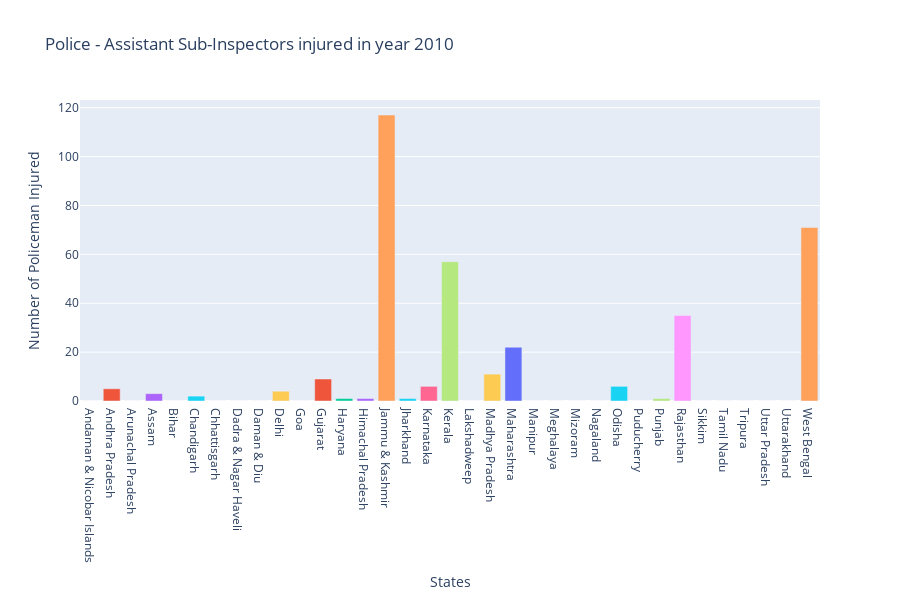

Here is the notebook cell this chart was saved with:
### Code cell
year = set1['Year'].values
vals = set1['Police_Injured_Total_Policemen'].values
groupname = list(set(set1['Group_Name'].values))
# print(groupname)

gn = set1['Group_Name'].values
fvals =[]
states = set1['Area_Name'].values
fstates = []
for i in range(len(vals)):
    if ((year[i] == 2010) and (gn[i] == 'Police - Assistant Sub-Inspectors')):
        fvals.append(vals[i])
        fstates.append(states[i])
named_colorscales = px.colors.named_colorscales()
fig = px.bar(set1, x=fstates, y=fvals, title="Police - Assistant Sub-Inspectors injured in year 2010",height=600 ,color= named_colorscales[:len(fvals)])
fig.update_layout(xaxis_title="States",
    yaxis_title="Number of Policeman Injured")
fig.update_layout(showlegend=False)
fig.show()

#Sub Inspectors were highly injured in West bengal, Kerela and Jammu & Kashmir

### Figure 1 — Plotly figure (JSON) as saved in the notebook; plotly's stock layout.template omitted (floating-point values rounded to 4 significant figures)
{"data": [{"alignmentgroup": "True", "hovertemplate": "color=aggrnyl<br>x=%{x}<br>y=%{y}<extra></extra>", "legendgroup": "aggrnyl", "marker": {"color": "#636efa"}, "name": "aggrnyl", "offsetgroup": "aggrnyl", "orientation": "v", "showlegend": true, "textposition": "auto", "type": "bar", "x": ["Andaman & Nicobar Islands"], "xaxis": "x", "y": [0], "yaxis": "y"}, {"alignmentgroup": "True", "hovertemplate": "color=agsunset<br>x=%{x}<br>y=%{y}<extra></extra>", "legendgroup": "agsunset", "marker": {"color": "#EF553B"}, "name": "agsunset", "offsetgroup": "agsunset", "orientation": "v", "showlegend": true, "textposition": "auto", "type": "bar", "x": ["Andhra Pradesh"], "xaxis": "x", "y": [5], "yaxis": "y"}, {"alignmentgroup": "True", "hovertemplate": "color=blackbody<br>x=%{x}<br>y=%{y}<extra></extra>", "legendgroup": "blackbody", "marker": {"color": "#00cc96"}, "name": "blackbody", "offsetgroup": "blackbody", "orientation": "v", "showlegend": true, "textposition": "auto", "type": "bar", "x": ["Arunachal Pradesh"], "xaxis": "x", "y": [0], "yaxis": "y"}, {"alignmentgroup": "True", "hovertemplate": "color=bluered<br>x=%{x}<br>y=%{y}<extra></extra>", "legendgroup": "bluered", "marker": {"color": "#ab63fa"}, "name": "bluered", "offsetgroup": "bluered", "orientation": "v", "showlegend": true, "textposition": "auto", "type": "bar", "x": ["Assam"], "xaxis": "x", "y": [3], "yaxis": "y"}, {"alignmentgroup": "True", "hovertemplate": "color=blues<br>x=%{x}<br>y=%{y}<extra></extra>", "legendgroup": "blues", "marker": {"color": "#FFA15A"}, "name": "blues", "offsetgroup": "blues", "orientation": "v", "showlegend": true, "textposition": "auto", "type": "bar", "x": ["Bihar"], "xaxis": "x", "y": [0], "yaxis": "y"}, {"alignmentgroup": "True", "hovertemplate": "color=blugrn<br>x=%{x}<br>y=%{y}<extra></extra>", "legendgroup": "blugrn", "marker": {"color": "#19d3f3"}, "name": "blugrn", "offsetgroup": "blugrn", "orientation": "v", "showlegend": true, "textposition": "auto", "type": "bar", "x": ["Chandigarh"], "xaxis": "x", "y": [2], "yaxis": "y"}, {"alignmentgroup": "True", "hovertemplate": "color=bluyl<br>x=%{x}<br>y=%{y}<extra></extra>", "legendgroup": "bluyl", "marker": {"color": "#FF6692"}, "name": "bluyl", "offsetgroup": "bluyl", "orientation": "v", "showlegend": true, "textposition": "auto", "type": "bar", "x": ["Chhattisgarh"], "xaxis": "x", "y": [0], "yaxis": "y"}, {"alignmentgroup": "True", "hovertemplate": "color=brwnyl<br>x=%{x}<br>y=%{y}<extra></extra>", "legendgroup": "brwnyl", "marker": {"color": "#B6E880"}, "name": "brwnyl", "offsetgroup": "brwnyl", "orientation": "v", "showlegend": true, "textposition": "auto", "type": "bar", "x": ["Dadra & Nagar Haveli"], "xaxis": "x", "y": [0], "yaxis": "y"}, {"alignmentgroup": "True", "hovertemplate": "color=bugn<br>x=%{x}<br>y=%{y}<extra></extra>", "legendgroup": "bugn", "marker": {"color": "#FF97FF"}, "name": "bugn", "offsetgroup": "bugn", "orientation": "v", "showlegend": true, "textposition": "auto", "type": "bar", "x": ["Daman & Diu"], "xaxis": "x", "y": [0], "yaxis": "y"}, {"alignmentgroup": "True", "hovertemplate": "color=bupu<br>x=%{x}<br>y=%{y}<extra></extra>", "legendgroup": "bupu", "marker": {"color": "#FECB52"}, "name": "bupu", "offsetgroup": "bupu", "orientation": "v", "showlegend": true, "textposition": "auto", "type": "bar", "x": ["Delhi"], "xaxis": "x", "y": [4], "yaxis": "y"}, {"alignmentgroup": "True", "hovertemplate": "color=burg<br>x=%{x}<br>y=%{y}<extra></extra>", "legendgroup": "burg", "marker": {"color": "#636efa"}, "name": "burg", "offsetgroup": "burg", "orientation": "v", "showlegend": true, "textposition": "auto", "type": "bar", "x": ["Goa"], "xaxis": "x", "y": [0], "yaxis": "y"}, {"alignmentgroup": "True", "hovertemplate": "color=burgyl<br>x=%{x}<br>y=%{y}<extra></extra>", "legendgroup": "burgyl", "marker": {"color": "#EF553B"}, "name": "burgyl", "offsetgroup": "burgyl", "orientation": "v", "showlegend": true, "textposition": "auto", "type": "bar", "x": ["Gujarat"], "xaxis": "x", "y": [9], "yaxis": "y"}, {"alignmentgroup": "True", "hovertemplate": "color=cividis<br>x=%{x}<br>y=%{y}<extra></extra>", "legendgroup": "cividis", "marker": {"color": "#00cc96"}, "name": "cividis", "offsetgroup": "cividis", "orientation": "v", "showlegend": true, "textposition": "auto", "type": "bar", "x": ["Haryana"], "xaxis": "x", "y": [1], "yaxis": "y"}, {"alignmentgroup": "True", "hovertemplate": "color=darkmint<br>x=%{x}<br>y=%{y}<extra></extra>", "legendgroup": "darkmint", "marker": {"color": "#ab63fa"}, "name": "darkmint", "offsetgroup": "darkmint", "orientation": "v", "showlegend": true, "textposition": "auto", "type": "bar", "x": ["Himachal Pradesh"], "xaxis": "x", "y": [1], "yaxis": "y"}, {"alignmentgroup": "True", "hovertemplate": "color=electric<br>x=%{x}<br>y=%{y}<extra></extra>", "legendgroup": "electric", "marker": {"color": "#FFA15A"}, "name": "electric", "offsetgroup": "electric", "orientation": "v", "showlegend": true, "textposition": "auto", "type": "bar", "x": ["Jammu & Kashmir"], "xaxis": "x", "y": [117], "yaxis": "y"}, {"alignmentgroup": "True", "hovertemplate": "color=emrld<br>x=%{x}<br>y=%{y}<extra></extra>", "legendgroup": "emrld", "marker": {"color": "#19d3f3"}, "name": "emrld", "offsetgroup": "emrld", "orientation": "v", "showlegend": true, "textposition": "auto", "type": "bar", "x": ["Jharkhand"], "xaxis": "x", "y": [1], "yaxis": "y"}, {"alignmentgroup": "True", "hovertemplate": "color=gnbu<br>x=%{x}<br>y=%{y}<extra></extra>", "legendgroup": "gnbu", "marker": {"color": "#FF6692"}, "name": "gnbu", "offsetgroup": "gnbu", "orientation": "v", "showlegend": true, "textposition": "auto", "type": "bar", "x": ["Karnataka"], "xaxis": "x", "y": [6], "yaxis": "y"}, {"alignmentgroup": "True", "hovertemplate": "color=greens<br>x=%{x}<br>y=%{y}<extra></extra>", "legendgroup": "greens", "marker": {"color": "#B6E880"}, "name": "greens", "offsetgroup": "greens", "orientation": "v", "showlegend": true, "textposition": "auto", "type": "bar", "x": ["Kerala"], "xaxis": "x", "y": [57], "yaxis": "y"}, {"alignmentgroup": "True", "hovertemplate": "color=greys<br>x=%{x}<br>y=%{y}<extra></extra>", "legendgroup": "greys", "marker": {"color": "#FF97FF"}, "name": "greys", "offsetgroup": "greys", "orientation": "v", "showlegend": true, "textposition": "auto", "type": "bar", "x": ["Lakshadweep"], "xaxis": "x", "y": [0], "yaxis": "y"}, {"alignmentgroup": "True", "hovertemplate": "color=hot<br>x=%{x}<br>y=%{y}<extra></extra>", "legendgroup": "hot", "marker": {"color": "#FECB52"}, "name": "hot", "offsetgroup": "hot", "orientation": "v", "showlegend": true, "textposition": "auto", "type": "bar", "x": ["Madhya Pradesh"], "xaxis": "x", "y": [11], "yaxis": "y"}, {"alignmentgroup": "True", "hovertemplate": "color=inferno<br>x=%{x}<br>y=%{y}<extra></extra>", "legendgroup": "inferno", "marker": {"color": "#636efa"}, "name": "inferno", "offsetgroup": "inferno", "orientation": "v", "showlegend": true, "textposition": "auto", "type": "bar", "x": ["Maharashtra"], "xaxis": "x", "y": [22], "yaxis": "y"}, {"alignmentgroup": "True", "hovertemplate": "color=jet<br>x=%{x}<br>y=%{y}<extra></extra>", "legendgroup": "jet", "marker": {"color": "#EF553B"}, "name": "jet", "offsetgroup": "jet", "orientation": "v", "showlegend": true, "textposition": "auto", "type": "bar", "x": ["Manipur"], "xaxis": "x", "y": [0], "yaxis": "y"}, {"alignmentgroup": "True", "hovertemplate": "color=magenta<br>x=%{x}<br>y=%{y}<extra></extra>", "legendgroup": "magenta", "marker": {"color": "#00cc96"}, "name": "magenta", "offsetgroup": "magenta", "orientation": "v", "showlegend": true, "textposition": "auto", "type": "bar", "x": ["Meghalaya"], "xaxis": "x", "y": [0], "yaxis": "y"}, {"alignmentgroup": "True", "hovertemplate": "color=magma<br>x=%{x}<br>y=%{y}<extra></extra>", "legendgroup": "magma", "marker": {"color": "#ab63fa"}, "name": "magma", "offsetgroup": "magma", "orientation": "v", "showlegend": true, "textposition": "auto", "type": "bar", "x": ["Mizoram"], "xaxis": "x", "y": [0], "yaxis": "y"}, {"alignmentgroup": "True", "hovertemplate": "color=mint<br>x=%{x}<br>y=%{y}<extra></extra>", "legendgroup": "mint", "marker": {"color": "#FFA15A"}, "name": "mint", "offsetgroup": "mint", "orientation": "v", "showlegend": true, "textposition": "auto", "type": "bar", "x": ["Nagaland"], "xaxis": "x", "y": [0], "yaxis": "y"}, {"alignmentgroup": "True", "hovertemplate": "color=orrd<br>x=%{x}<br>y=%{y}<extra></extra>", "legendgroup": "orrd", "marker": {"color": "#19d3f3"}, "name": "orrd", "offsetgroup": "orrd", "orientation": "v", "showlegend": true, "textposition": "auto", "type": "bar", "x": ["Odisha"], "xaxis": "x", "y": [6], "yaxis": "y"}, {"alignmentgroup": "True", "hovertemplate": "color=oranges<br>x=%{x}<br>y=%{y}<extra></extra>", "legendgroup": "oranges", "marker": {"color": "#FF6692"}, "name": "oranges", "offsetgroup": "oranges", "orientation": "v", "showlegend": true, "textposition": "auto", "type": "bar", "x": ["Puducherry"], "xaxis": "x", "y": [0], "yaxis": "y"}, {"alignmentgroup": "True", "hovertemplate": "color=oryel<br>x=%{x}<br>y=%{y}<extra></extra>", "legendgroup": "oryel", "marker": {"color": "#B6E880"}, "name": "oryel", "offsetgroup": "oryel", "orientation": "v", "showlegend": true, "textposition": "auto", "type": "bar", "x": ["Punjab"], "xaxis": "x", "y": [1], "yaxis": "y"}, {"alignmentgroup": "True", "hovertemplate": "color=peach<br>x=%{x}<br>y=%{y}<extra></extra>", "legendgroup": "peach", "marker": {"color": "#FF97FF"}, "name": "peach", "offsetgroup": "peach", "orientation": "v", "showlegend": true, "textposition": "auto", "type": "bar", "x": ["Rajasthan"], "xaxis": "x", "y": [35], "yaxis": "y"}, {"alignmentgroup": "True", "hovertemplate": "color=pinkyl<br>x=%{x}<br>y=%{y}<extra></extra>", "legendgroup": "pinkyl", "marker": {"color": "#FECB52"}, "name": "pinkyl", "offsetgroup": "pinkyl", "orientation": "v", "showlegend": true, "textposition": "auto", "type": "bar", "x": ["Sikkim"], "xaxis": "x", "y": [0], "yaxis": "y"}, {"alignmentgroup": "True", "hovertemplate": "color=plasma<br>x=%{x}<br>y=%{y}<extra></extra>", "legendgroup": "plasma", "marker": {"color": "#636efa"}, "name": "plasma", "offsetgroup": "plasma", "orientation": "v", "showlegend": true, "textposition": "auto", "type": "bar", "x": ["Tamil Nadu"], "xaxis": "x", "y": [0], "yaxis": "y"}, {"alignmentgroup": "True", "hovertemplate": "color=plotly3<br>x=%{x}<br>y=%{y}<extra></extra>", "legendgroup": "plotly3", "marker": {"color": "#EF553B"}, "name": "plotly3", "offsetgroup": "plotly3", "orientation": "v", "showlegend": true, "textposition": "auto", "type": "bar", "x": ["Tripura"], "xaxis": "x", "y": [0], "yaxis": "y"}, {"alignmentgroup": "True", "hovertemplate": "color=pubu<br>x=%{x}<br>y=%{y}<extra></extra>", "legendgroup": "pubu", "marker": {"color": "#00cc96"}, "name": "pubu", "offsetgroup": "pubu", "orientation": "v", "showlegend": true, "textposition": "auto", "type": "bar", "x": ["Uttar Pradesh"], "xaxis": "x", "y": [0], "yaxis": "y"}, {"alignmentgroup": "True", "hovertemplate": "color=pubugn<br>x=%{x}<br>y=%{y}<extra></extra>", "legendgroup": "pubugn", "marker": {"color": "#ab63fa"}, "name": "pubugn", "offsetgroup": "pubugn", "orientation": "v", "showlegend": true, "textposition": "auto", "type": "bar", "x": ["Uttarakhand"], "xaxis": "x", "y": [0], "yaxis": "y"}, {"alignmentgroup": "True", "hovertemplate": "color=purd<br>x=%{x}<br>y=%{y}<extra></extra>", "legendgroup": "purd", "marker": {"color": "#FFA15A"}, "name": "purd", "offsetgroup": "purd", "orientation": "v", "showlegend": true, "textposition": "auto", "type": "bar", "x": ["West Bengal"], "xaxis": "x", "y": [71], "yaxis": "y"}], "layout": {"barmode": "relative", "height": 600, "legend": {"title": {"text": "color"}, "tracegroupgap": 0}, "showlegend": false, "title": {"text": "Police - Assistant Sub-Inspectors injured in year 2010"}, "xaxis": {"anchor": "y", "domain": [0, 1], "title": {"text": "States"}}, "yaxis": {"anchor": "x", "domain": [0, 1], "title": {"text": "Number of Policeman Injured"}}}}
